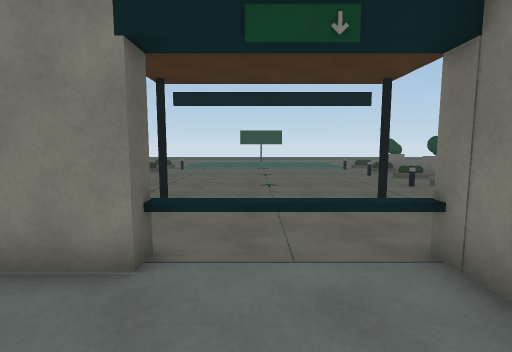
View 1 (above)

23 first-person views from a walk through a 3-D level made in the Unity game engine. The camera is 1.5 m above the floor, tilts 6° down and sees 85° across. Doors are open. The floor is counted in squares, 1 m on a side. Each view is taken from the middle of a square. On the plan, view 1 faces up. The plan holds only what a view shows up to about 14 squares ahead; the rest is blank. The place goes on beyond the plan. The player character is not drawn. Surface patterns are stand-ins for the level's own textures.

View 2
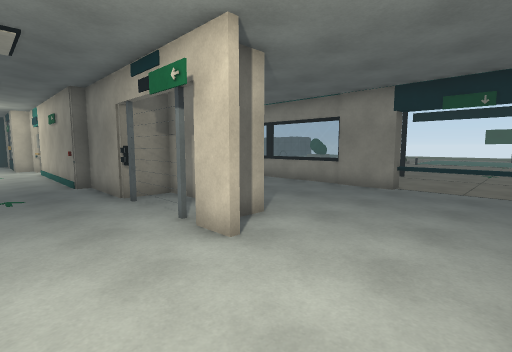

View 3
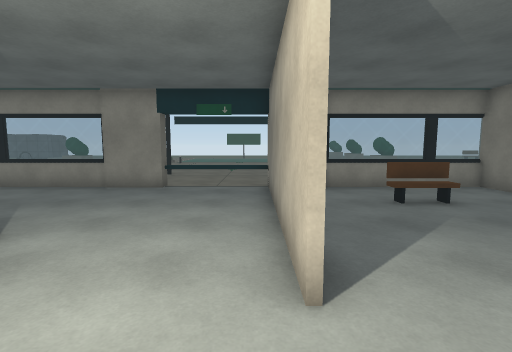

View 4
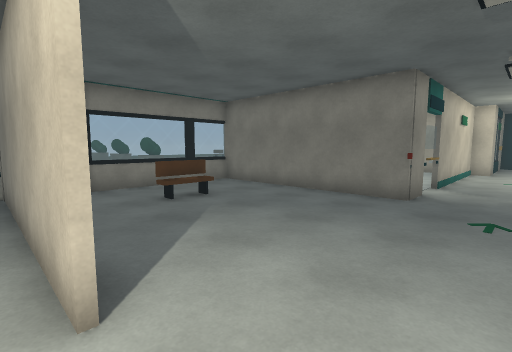

View 5
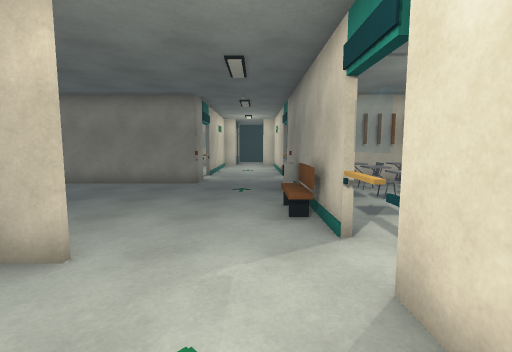

View 6
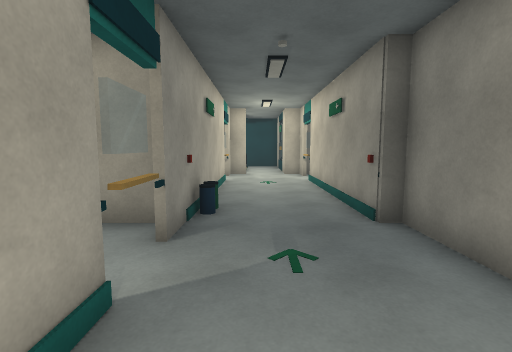

View 7
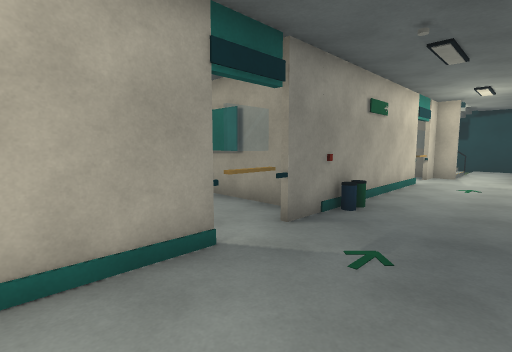

View 8
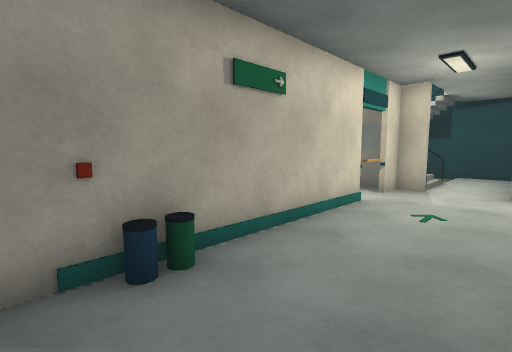

View 9
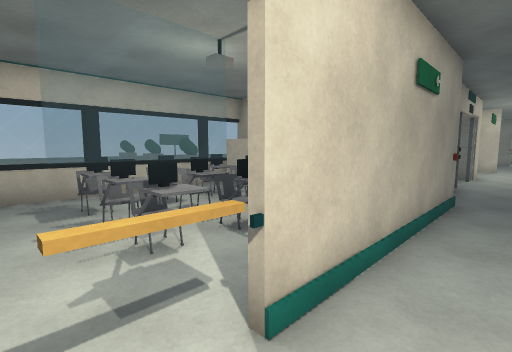

View 10
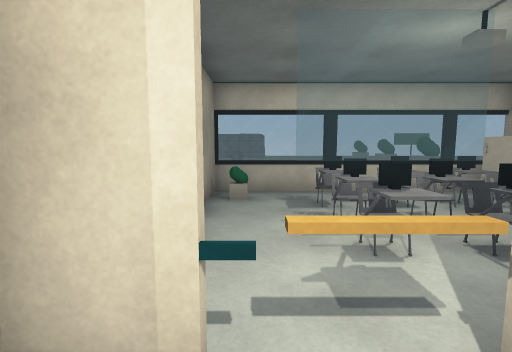

View 11
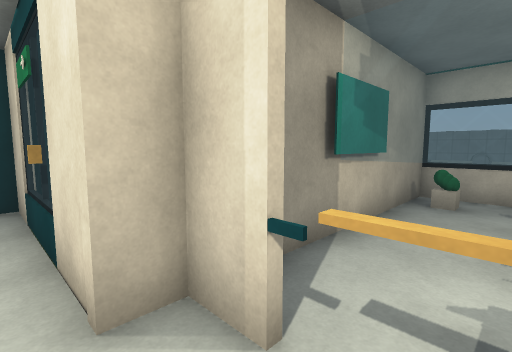

View 12
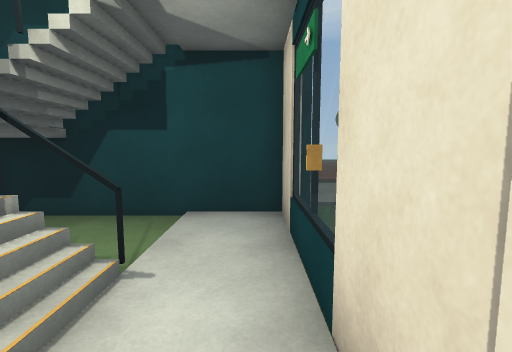

View 13
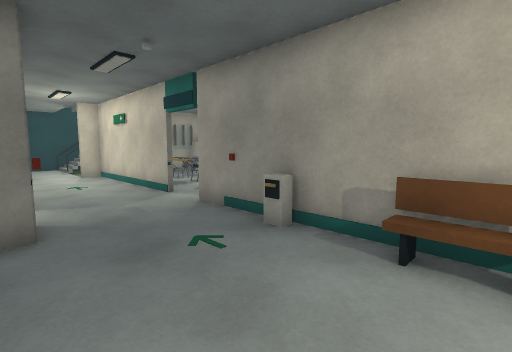

View 14
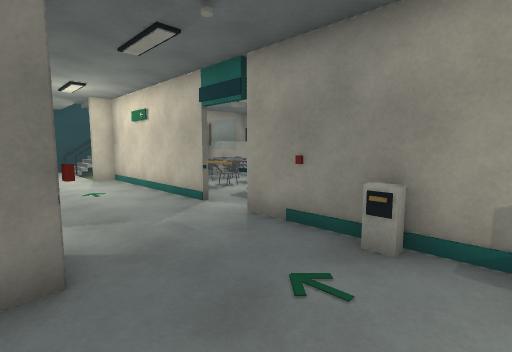

View 15
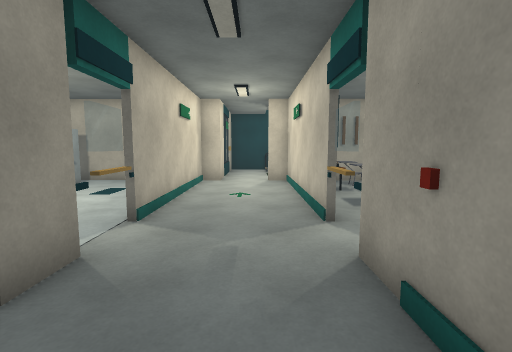

View 16
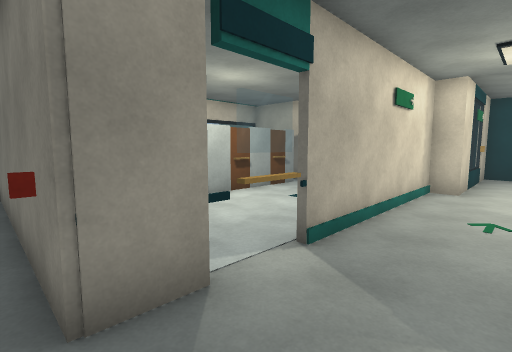

View 17
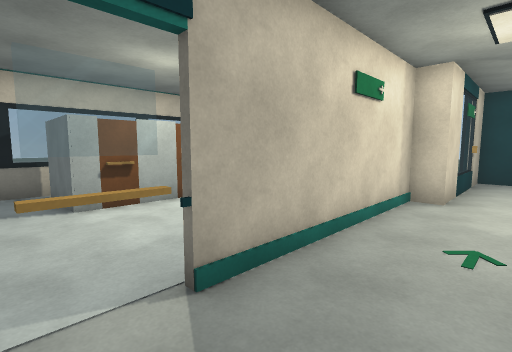

View 18
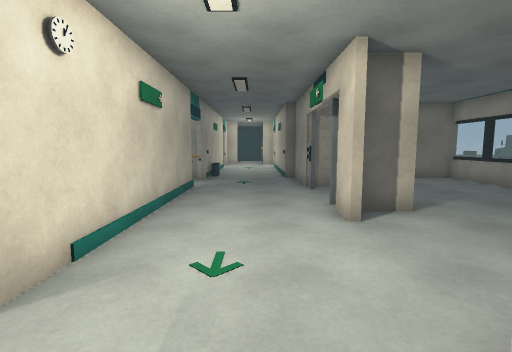

View 19
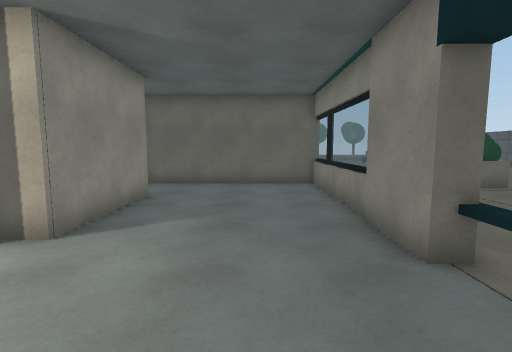

View 20
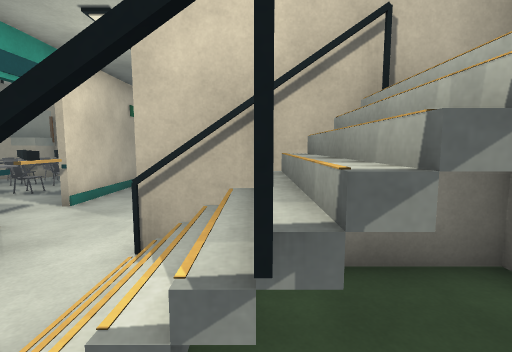

View 21
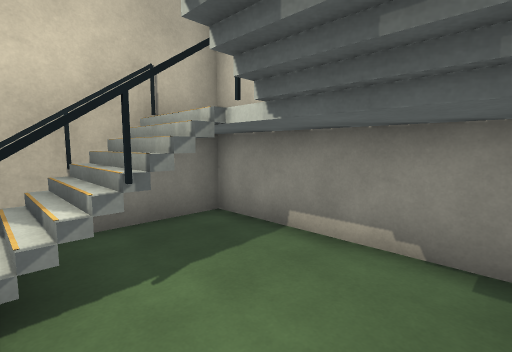

View 22
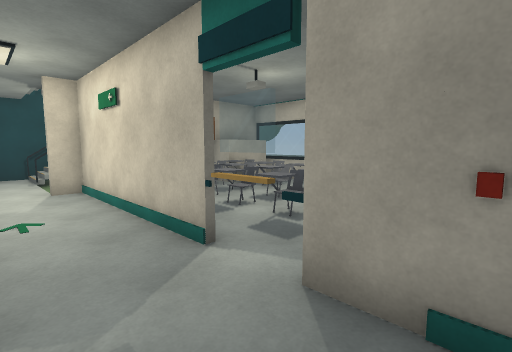

View 23
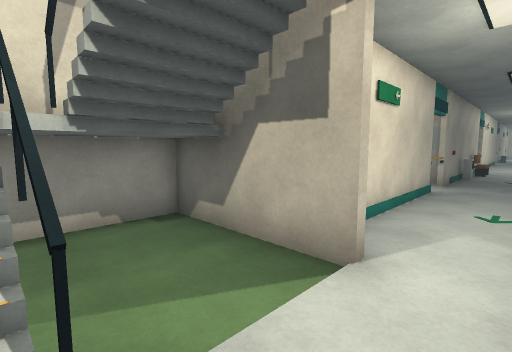

### Floor plan
Ten units are one square. View 1 is at (0, 0); x grows to the right and y downward. Boxes are objects, and circles mark ways between rooms. Rooms are numbered by the first view taken in them; rooms with no view inside come last. Other rooms are left out.
<svg viewBox="-259 -44 528 170">
<path fill="none" stroke="#000" d="M-66 23 -24 23 -24 36M-106 46 -194 46M-31 41 -94 41M-94 -5 -94 35M-14 41 -26 41M-36 -34 -94 -34M-15 -32 -95 -32M25 46 25 -39M-194 54 -214 54M-194 84 15 84M25 -34 -15 -34M104 46 104 -34 46 -34M15 84 104 84M105 -32 45 -32M175 46 104 46M204 54 204 46 194 46M104 84 204 84 204 75M-223 101 -223 79M-214 54 -254 54 -254 120M-250 121 -225 121M-223 79 -215 79M-222 75 -215 75M206 75 206 121 238 121M244 54 204 54M-192 -1 -192 21M-103 -34 -194 -34 -194 31M-105 -32 -195 -32M196 -3 135 -3 135 -34M204 12 204 -10M-199 96 -199 75M-225 121 -196 121 -196 75M-222 75 -222 90M264 75 264 54 244 54"/>
<rect x="-115" y="75" width="10" height="10" fill="#bbb"><title>other object</title></rect>
<rect x="-115" y="-35" width="20" height="30" fill="#bbb"><title>other object</title></rect>
<rect x="-105" y="75" width="10" height="10" fill="#bbb"><title>other object</title></rect>
<rect x="-105" y="45" width="10" height="10" fill="#bbb"><title>other object</title></rect>
<rect x="-95" y="75" width="10" height="10" fill="#bbb"><title>other object</title></rect>
<rect x="75" y="75" width="20" height="10" fill="#bbb"><title>other object</title></rect>
<rect x="95" y="45" width="10" height="10" fill="#bbb"><title>other object</title></rect>
<rect x="-185" y="-25" width="10" height="10" fill="#bbb"><title>other object</title></rect>
<rect x="-165" y="15" width="10" height="20" fill="#bbb"><title>other object</title></rect>
<rect x="-165" y="5" width="10" height="10" fill="#bbb"><title>other object</title></rect>
<rect x="-165" y="-15" width="10" height="20" fill="#bbb"><title>other object</title></rect>
<rect x="-155" y="15" width="20" height="20" fill="#bbb"><title>other object</title></rect>
<rect x="-155" y="5" width="20" height="10" fill="#bbb"><title>other object</title></rect>
<rect x="-155" y="-15" width="20" height="20" fill="#bbb"><title>other object</title></rect>
<rect x="-135" y="15" width="10" height="20" fill="#bbb"><title>other object</title></rect>
<rect x="-135" y="-5" width="20" height="20" fill="#bbb"><title>other object</title></rect>
<rect x="-135" y="-15" width="20" height="20" fill="#bbb"><title>other object</title></rect>
<rect x="-125" y="-15" width="20" height="20" fill="#bbb"><title>other object</title></rect>
<rect x="-115" y="5" width="10" height="10" fill="#bbb"><title>other object</title></rect>
<circle cx="25" cy="45" r="3" fill="#2a7"/>
<circle cx="25" cy="65" r="3" fill="#2a7"/>
<circle cx="-220" cy="65" r="3" fill="#2a7"/>
<circle cx="-175" cy="45" r="3" fill="#2a7"/>
<circle cx="-210" cy="80" r="3" fill="#2a7"/>
<circle cx="110" cy="65" r="3" fill="#2a7"/>
<circle cx="210" cy="65" r="3" fill="#2a7"/>
<circle cx="125" cy="45" r="3" fill="#2a7"/>
<circle cx="-220" cy="110" r="3" fill="#2a7"/>
<circle cx="240" cy="65" r="3" fill="#2a7"/>
<text x="-70" y="30">1</text>
<text x="70" y="30">2</text>
<text x="160" y="60">3</text>
<text x="-240" y="80">4</text>
<text x="220" y="80">5</text>
<text x="-150" y="0">6</text>
<text x="150" y="20">7</text>
<text x="-210" y="100">8</text>
<text x="250" y="60">9</text>
</svg>
Room 1 opens to room 2. Room 1 opens to room 4. Room 1 opens to room 6. Room 1 opens to room 8. Room 2 opens to room 3. Room 3 opens to room 5. Room 3 opens to room 7. Room 4 opens to room 8. Room 5 opens to room 9.

Where each view was taken, in squares from view 1:
view 1: 0 up, 0 right, facing up
view 2: 7 down, 2 right, facing up-left
view 3: 7 down, 2 right, facing up
view 4: 7 down, 2 right, facing up-right
view 5: 7 down, 1 left, facing right
view 6: 7 down, 4 left, facing left
view 7: 5 down, 4 left, facing down-left
view 8: 5 down, 9 left, facing down-left
view 9: 6 down, 18 left, facing up-right
view 10: 6 down, 18 left, facing up
view 11: 6 down, 17 left, facing up-left
view 12: 6 down, 19 left, facing left
view 13: 4 down, 5 right, facing down-right
view 14: 4 down, 7 right, facing down-right
view 15: 7 down, 8 right, facing right
view 16: 7 down, 10 right, facing up-right
view 17: 7 down, 12 right, facing up-right
view 18: 6 down, 4 right, facing left
view 19: 1 up, 2 right, facing left
view 20: 9 down, 23 left, facing right
view 21: 8 down, 25 left, facing down-right
view 22: 6 down, 10 right, facing down-right
view 23: 6 down, 24 right, facing down-left
